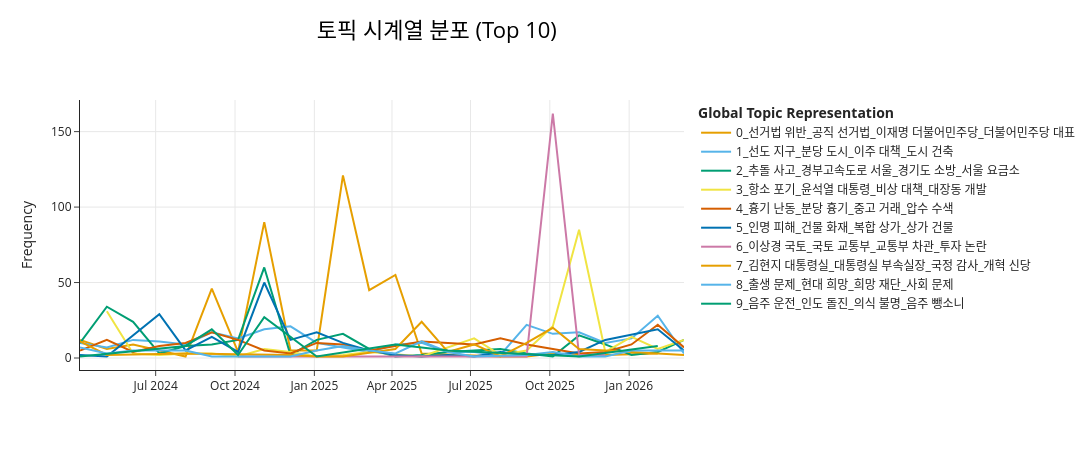

Notebook code for this chart:
### Code cell
# 시계열 토픽 분포 (topics_over_time)
timestamps = df_filtered["date"].dt.to_pydatetime().tolist()

topics_over_time = topic_model.topics_over_time(
    docs_tokenized,
    timestamps,
    nr_bins=24,   # 월별 수준 (2년 = 약 24개 구간)
    global_tuning=True,
)

# 상위 10개 토픽만 시각화
top10_ids = df_topics["토픽"].head(10).tolist()
fig = topic_model.visualize_topics_over_time(
    topics_over_time,
    topics=top10_ids,
    title="토픽 시계열 분포 (Top 10)",
)
fig.show()

### Figure 1 — Plotly figure (JSON) as saved in the notebook; plotly's stock layout.template omitted (floating-point values rounded to 4 significant figures)
{"data": [{"hoverinfo": "text", "hovertext": ["<b>Topic 0</b><br>Words: 알리바이 조작, 이재명 총선, 재판 출석, 자금 수수, 김용 간첩단", "<b>Topic 0</b><br>Words: 박정오 부시장, 허위 주장, 공문서 조작, 증언 거부, 교사 재판", "<b>Topic 0</b><br>Words: 선거법 재판, 1심 결론, 재판 마무리, 신문 선고, 증인 신문", "<b>Topic 0</b><br>Words: 김용 유동, 거짓말 유동, 원용 이재명, 검찰 충돌, 책임 주장", "<b>Topic 0</b><br>Words: 징역 구형, 이재명 징역, 발언 혐의, 국민 상대, 이재명 국토부", "<b>Topic 0</b><br>Words: 김은혜 기소, 재산 축소, 축소 신고, 기소 유예, 이상 더불어민주당", "<b>Topic 0</b><br>Words: 집행 유예, 징역 집행, 1심 선고, 유예 선고, 선거법 위반", "<b>Topic 0</b><br>Words: 항소심 재판, 2심 시작, 확정 차기, 차기 대선, 재판 시작", "<b>Topic 0</b><br>Words: 다음 결심, 장영하 변호사, 재판부 다음, 조폭 연루설, 제기 장영하", "<b>Topic 0</b><br>Words: 결심 공판, 사건 2심, 공판 출석, 공직 선거법, 선거법 위반", "<b>Topic 0</b><br>Words: 항소심 무죄, 이재명 무죄, 무죄 선고, 사건 항소심, 대표 공직", "<b>Topic 0</b><br>Words: 후보 공직, 대선 후보, 상고심 선고, 파기 환송, 이재명 선거법", "<b>Topic 0</b><br>Words: 회부 유죄, 조례안 김용, 역할 법원, 법원 자신감, 의미 정치", "<b>Topic 0</b><br>Words: 대통령 측근, 측근 김용, 사진 민주, 법관 정치, 석방 이재명", "<b>Topic 0</b><br>Words: 마약 투약, 투약 징역, 남경필 마약, 장남 출소, 이노마 캡쳐", "<b>Topic 0</b><br>Words: 유죄 근거, 김용 사건, 시세 조종, 공소 사실, 위반 특정", "<b>Topic 0</b><br>Words: 파악 단서, 제공 유동, 유동 범죄, 유동규 출석, 유동규 남욱", "<b>Topic 0</b><br>Words: 조작 번복, 내란 주장, 재판 대통령, 김한규 내란, 재판부 판결", "<b>Topic 0</b><br>Words: 검찰 김용, 김용 민주, 재판 위증, 연구원 부원장, 민주 연구원"], "marker": {"color": "#E69F00"}, "mode": "lines", "name": "0_선거법 위반_공직 선거법_이재명 더불어민주당_더불어민주당 대표", "type": "scatter", "x": ["2024-04-04T06:28:48.000000000", "2024-05-05T10:00:00.000000000", "2024-06-04T20:00:00.000000000", "2024-08-04T16:00:00.000000000", "2024-09-04T02:00:00.000000000", "2024-10-04T12:00:00.000000000", "2024-11-03T22:00:00.000000000", "2024-12-04T08:00:00.000000000", "2025-01-03T18:00:00.000000000", "2025-02-03T04:00:00.000000000", "2025-03-05T14:00:00.000000000", "2025-04-05T00:00:00.000000000", "2025-05-05T10:00:00.000000000", "2025-08-04T16:00:00.000000000", "2025-09-04T02:00:00.000000000", "2025-10-04T12:00:00.000000000", "2025-11-03T22:00:00.000000000", "2025-12-04T08:00:00.000000000", "2026-02-03T04:00:00.000000000"], "y": [12, 6, 9, 1, 46, 4, 90, 5, 5, 121, 45, 55, 3, 1, 1, 3, 2, 2, 3]}, {"hoverinfo": "text", "hovertext": ["<b>Topic 1</b><br>Words: 계약 해지, 은행 주공, 주공 아파트, 공사비 갈등, 임시 총회", "<b>Topic 1</b><br>Words: 이주 단지, 주민 동의, 정비 사업, 연습장 중단, 하반기 이주", "<b>Topic 1</b><br>Words: 주민 동의, 일반 분양, 분양 물량, 참여 세대, 분양 논란", "<b>Topic 1</b><br>Words: 공모 지침, 지구 공모, 선도 지구, 공공 임대, 임대 아파트", "<b>Topic 1</b><br>Words: 기본 계획, 정비 기본, 도시 정비, 분당 도시, 정책 소외", "<b>Topic 1</b><br>Words: 선도 지구, 공공 기여, 의장 협의회, 동부 의장, 분당 평가", "<b>Topic 1</b><br>Words: 용인 광주, 광주 고속, 실무 협의, 해결 실무, 정체 증가", "<b>Topic 1</b><br>Words: 남부 광역, 선도 지구, 광역 철도, 지구 발표, 국가 철도망", "<b>Topic 1</b><br>Words: 도시 이주, 주택 공급, 이주 주택, 이주 대책, 종교 시설", "<b>Topic 1</b><br>Words: 광역 철도, 남부 광역, 건축 이주, 청원 답변, 답변 이상일", "<b>Topic 1</b><br>Words: 경찰서 신설, 건축 통합, 제자리 건축, 경찰청 경찰서, 건의문 전달", "<b>Topic 1</b><br>Words: 통합 건축, 제각각 건축물, 뱅커 권유, 선정 양지마을, 생활 위례", "<b>Topic 1</b><br>Words: 위례 도시, 법조 단지, 도시 주민, 위례 과천선, 공공 기여금", "<b>Topic 1</b><br>Words: 중대형 아파트, 이주 대책, 시티오씨엘 단지, 희소가치 부각, 단지 결국", "<b>Topic 1</b><br>Words: 예비 사업, 시행자 지정, 사업 시행자, 공급 확대, 지정 신청서", "<b>Topic 1</b><br>Words: 유치원 부지, 부지 공공, 공공 요양원, 법원 집행관, 사실 방치", "<b>Topic 1</b><br>Words: 건축 초과, 초과 이익, 이익 환수, 필요 발제자, 집슐랭 시공사", "<b>Topic 1</b><br>Words: 물량 제한, 제한 반발, 분당 도시, 이주 여력, 이월 제한", "<b>Topic 1</b><br>Words: 아파트 경매, 경매 낙찰, 정부 부동산, 서울 아파트, 서울 전역", "<b>Topic 1</b><br>Words: 발전소 현대, 복합 발전소, 분양 전환, 임대 연장, 현대 사업", "<b>Topic 1</b><br>Words: 전액 삭감, 삼각 벨트, 강남 과천, 기본 소득, 물량 축소", "<b>Topic 1</b><br>Words: 상대원 구역, 하이 엔드, 과천 의왕, 긍정 평가, 재정 격차", "<b>Topic 1</b><br>Words: 건축 물량, 분당 건축, 형평 문제, 물량 제한, 경기도 아파트", "<b>Topic 1</b><br>Words: 아파트 대출, 회수 통보, 거부 회수, 부담 오피스텔, 부족 주택"], "marker": {"color": "#56B4E9"}, "mode": "lines", "name": "1_선도 지구_분당 도시_이주 대책_도시 건축", "type": "scatter", "x": ["2024-04-04T06:28:48.000000000", "2024-05-05T10:00:00.000000000", "2024-06-04T20:00:00.000000000", "2024-07-05T06:00:00.000000000", "2024-08-04T16:00:00.000000000", "2024-09-04T02:00:00.000000000", "2024-10-04T12:00:00.000000000", "2024-11-03T22:00:00.000000000", "2024-12-04T08:00:00.000000000", "2025-01-03T18:00:00.000000000", "2025-02-03T04:00:00.000000000", "2025-03-05T14:00:00.000000000", "2025-04-05T00:00:00.000000000", "2025-05-05T10:00:00.000000000", "2025-06-04T20:00:00.000000000", "2025-07-05T06:00:00.000000000", "2025-08-04T16:00:00.000000000", "2025-09-04T02:00:00.000000000", "2025-10-04T12:00:00.000000000", "2025-11-03T22:00:00.000000000", "2025-12-04T08:00:00.000000000", "2026-01-03T18:00:00.000000000", "2026-02-03T04:00:00.000000000", "2026-03-05T14:00:00.000000000"], "y": [10, 7, 12, 11, 9, 17, 13, 19, 21, 10, 7, 4, 9, 10, 4, 4, 2, 22, 16, 17, 10, 13, 28, 3]}, {"hoverinfo": "text", "hovertext": ["<b>Topic 2</b><br>Words: 고령 운전자, 운전자 교통사고, 운전자 차량, 면허 반납, 복지관 주차장", "<b>Topic 2</b><br>Words: 정차 택시, 가로수 택시, 택시 가로수, 가로수 정차, 강풍 피해", "<b>Topic 2</b><br>Words: 추돌 사고, 피해 속출, 화물 트럭, 트럭 승용차, 승용차 차량", "<b>Topic 2</b><br>Words: 우회전 차량, 부축 노인, 소나기 일쑤, 공개 논란, 부축 정상", "<b>Topic 2</b><br>Words: 태양 시간, 야경 투어, 계속 여름, 무더위 계속, 연일 무더위", "<b>Topic 2</b><br>Words: 추석 연휴, 이익선 최수영, 가을 단풍, 단풍 설악산, 연휴 마지막", "<b>Topic 2</b><br>Words: 판교 나들목, 나들목 인근, 경부고속도로 판교, 사고 차량, 차량 추돌", "<b>Topic 2</b><br>Words: 수인분당선 가천대역, 가천대역 출구, 입간판 버스, 수정구 태평동, 태평동 수인분당선", "<b>Topic 2</b><br>Words: 면허 반납, 고령 운전자, 반납 감소, 자진 면허, 추돌 졸음", "<b>Topic 2</b><br>Words: 시내버스 추돌, 제설 작업, 사고 승객, 정류장 정차, 방지 대책", "<b>Topic 2</b><br>Words: 서울 요금소, 요금소 부근, 경부고속도로 서울, 다중 추돌, 추돌 사고", "<b>Topic 2</b><br>Words: 택시 충돌, 경북 의성군, 주행 조작, 주불 진화, 발생 주불", "<b>Topic 2</b><br>Words: 영주 양계장, 경북 영주, 우려 헬기, 큰불 폐사, 출동 진화", "<b>Topic 2</b><br>Words: 인도 펜스, 의심 차량, 펜스 돌진, 입구 일부, 운전 의심", "<b>Topic 2</b><br>Words: 마을 버스, 버스 차량, 수내동 도로, 분당구 수내동, 부상 사고", "<b>Topic 2</b><br>Words: 경부고속도로 부산, 폭염 기세, 펌프 차량, 김밥 식사, 역학 조사", "<b>Topic 2</b><br>Words: 가드레일 사고, 중앙 분리대, 사고 충격, 충격 경부고속도로, 분리대 고속도로", "<b>Topic 2</b><br>Words: 호우 곳곳, 바닥 곳곳, 아수라장 사망, 아침 시간대, 침수 앵커", "<b>Topic 2</b><br>Words: 도로 분당, 탄천 부근, 분당수서간도 추돌, 중원구 분당, 화재 부상", "<b>Topic 2</b><br>Words: 경부고속도로 서울, 서울 방향, 서울 요금소, 요금소 부근, 추돌 경상", "<b>Topic 2</b><br>Words: 빙판 교통사고, 곳곳 사고, 제설 작업, 교통사고 신고, 빙판 사고", "<b>Topic 2</b><br>Words: 사고 광역, 코리아 경부, 출동 복구, 사고 지침, 사고 접수", "<b>Topic 2</b><br>Words: 한파 폭설, 중단 교통, 뉴시스 김선, 눈보라 전국, 노원구 이탈리아", "<b>Topic 2</b><br>Words: 광역 버스, 승용차 광역, 운전자 보행자, 보행자 부상, 버스 추돌"], "marker": {"color": "#009E73"}, "mode": "lines", "name": "2_추돌 사고_경부고속도로 서울_경기도 소방_서울 요금소", "type": "scatter", "x": ["2024-04-04T06:28:48.000000000", "2024-05-05T10:00:00.000000000", "2024-06-04T20:00:00.000000000", "2024-07-05T06:00:00.000000000", "2024-08-04T16:00:00.000000000", "2024-09-04T02:00:00.000000000", "2024-10-04T12:00:00.000000000", "2024-11-03T22:00:00.000000000", "2024-12-04T08:00:00.000000000", "2025-01-03T18:00:00.000000000", "2025-02-03T04:00:00.000000000", "2025-03-05T14:00:00.000000000", "2025-04-05T00:00:00.000000000", "2025-05-05T10:00:00.000000000", "2025-06-04T20:00:00.000000000", "2025-07-05T06:00:00.000000000", "2025-08-04T16:00:00.000000000", "2025-09-04T02:00:00.000000000", "2025-10-04T12:00:00.000000000", "2025-11-03T22:00:00.000000000", "2025-12-04T08:00:00.000000000", "2026-01-03T18:00:00.000000000", "2026-02-03T04:00:00.000000000", "2026-03-05T14:00:00.000000000"], "y": [10, 34, 24, 3, 8, 9, 12, 60, 2, 12, 16, 6, 1, 2, 4, 5, 6, 3, 1, 15, 9, 2, 4, 12]}, {"hoverinfo": "text", "hovertext": ["<b>Topic 3</b><br>Words: 위반 사항, 업무 추진비, 윤석열 대통령, 권익 위원회, 국민 권익", "<b>Topic 3</b><br>Words: 여사 명품, 종결 청탁, 배우자 제재, 제재 규정, 대통령 배우자", "<b>Topic 3</b><br>Words: 명품 가방, 가방 확보, 부인 김건희, 김건희 여사, 대통령 부인", "<b>Topic 3</b><br>Words: 금품 수수, 권순일 법관, 수사 무마, 군포 거액, 혐의 임정혁", "<b>Topic 3</b><br>Words: 대통령 체코, 체코 순방, 지원 뉴시스, 진행 문제, 착륙 공천", "<b>Topic 3</b><br>Words: 판사 탄핵, 청원 청문회, 청문회 망신, 재판 판사, 처음 입법", "<b>Topic 3</b><br>Words: 퇴정 명령, 대리 검사, 검사 퇴정, 직무 대리, 기피 신청", "<b>Topic 3</b><br>Words: 김용현 계엄, 지적 불만, 질서 퇴진, 지목 방정환, 집회 시민", "<b>Topic 3</b><br>Words: 정권 연장, 연장 정권, 정권 교체, 정부 복귀, 공평 불만", "<b>Topic 3</b><br>Words: 기일 오전, 변론 기일, 충돌 대비, 헌재 지지자, 심판 변론", "<b>Topic 3</b><br>Words: 백현 개발, 관세 전쟁, 인허가 민원, 대통령 파면, 횡령 배임", "<b>Topic 3</b><br>Words: 김건 집사, 게이트 김건, 부실 벤처, 수사 부인, 수사 필두", "<b>Topic 3</b><br>Words: 변호사법 위반, 압수 수색, 김건 특검, 주가 조작, 이종호 압수", "<b>Topic 3</b><br>Words: 윤미향 사면, 민심 기름, 공항 체포, 논란 김예성, 김예성 베트남", "<b>Topic 3</b><br>Words: 여사 오빠, 농지 휴경, 오빠 농지, 농지 투기, 오빠 김진우", "<b>Topic 3</b><br>Words: 재판 중지, 대통령 재판, 재판 재개, 국정 안정, 배임 폐지", "<b>Topic 3</b><br>Words: 항소 포기, 비상 대책, 대책 위원장, 개발 비리, 대장동 개발", "<b>Topic 3</b><br>Words: 김기현 부인, 동반 기소, 종료 부부, 부인 특검, 특검 출석", "<b>Topic 3</b><br>Words: 깡통 계좌, 계좌 논란, 계좌 부동산, 검찰 계좌, 화천대유자산관리 주주", "<b>Topic 3</b><br>Words: 검찰 위례, 위례 사건, 여사 모친, 모친 최은순, 항소 포기", "<b>Topic 3</b><br>Words: 재판 소원, 판결 헌법, 헌법 재판소, 법원 판결, 최종심 법원"], "marker": {"color": "#F0E442"}, "mode": "lines", "name": "3_항소 포기_윤석열 대통령_비상 대책_대장동 개발", "type": "scatter", "x": ["2024-05-05T10:00:00.000000000", "2024-06-04T20:00:00.000000000", "2024-07-05T06:00:00.000000000", "2024-08-04T16:00:00.000000000", "2024-09-04T02:00:00.000000000", "2024-10-04T12:00:00.000000000", "2024-11-03T22:00:00.000000000", "2024-12-04T08:00:00.000000000", "2025-01-03T18:00:00.000000000", "2025-02-03T04:00:00.000000000", "2025-03-05T14:00:00.000000000", "2025-05-05T10:00:00.000000000", "2025-07-05T06:00:00.000000000", "2025-08-04T16:00:00.000000000", "2025-09-04T02:00:00.000000000", "2025-10-04T12:00:00.000000000", "2025-11-03T22:00:00.000000000", "2025-12-04T08:00:00.000000000", "2026-01-03T18:00:00.000000000", "2026-02-03T04:00:00.000000000", "2026-03-05T14:00:00.000000000"], "y": [31, 3, 2, 3, 3, 1, 6, 4, 1, 2, 4, 1, 13, 2, 5, 21, 85, 4, 14, 6, 12]}, {"hoverinfo": "text", "hovertext": ["<b>Topic 4</b><br>Words: 정족수 부족, 엔케이맥스 정족수, 시큐레터 매출, 중처법 논란, 교섭 노조", "<b>Topic 4</b><br>Words: 일본인 여성, 알선 업주, 업주 구속, 성매매 처벌법, 원정 성매매", "<b>Topic 4</b><br>Words: 충격 흡수, 흡수 미흡, 퍼스트 디센던, 미흡 안전모, 마찬가지 충격", "<b>Topic 4</b><br>Words: 분당 흉기, 흉기 난동, 티몬 위메프, 티메프 피해자들, 피해자들 카카오페이", "<b>Topic 4</b><br>Words: 무기 징역, 흉기 난동, 난동 최원종, 서현역 흉기, 분당 흉기", "<b>Topic 4</b><br>Words: 연인 행패, 조작 피해, 확률 조작, 스토킹 범죄, 범죄 처벌", "<b>Topic 4</b><br>Words: 압수 수색, 방송 통신, 통신 심의, 정보 유출, 개인 정보", "<b>Topic 4</b><br>Words: 금전 문제, 길거리 금전, 위메프 티메프, 친구 폭행, 대낮 길거리", "<b>Topic 4</b><br>Words: 포항 공장, 현대제철 포항, 반발 고용, 현대제철 경북, 논란 수용", "<b>Topic 4</b><br>Words: 피해자 착취, 조직 텔레그램, 지지 단체, 정보 제공, 협조 경찰", "<b>Topic 4</b><br>Words: 신상 공개, 총책 신상, 서울 경찰청, 앵커 텔레그램, 혐의 안테나", "<b>Topic 4</b><br>Words: 다음 분사, 최선 선택, 노조 다음, 노동조합 카카오, 가상 화폐", "<b>Topic 4</b><br>Words: 병원 둔기, 사기 전국, 임플란트 시술, 사칭 사기, 불만 치과", "<b>Topic 4</b><br>Words: 선거 운동원, 운동원 폭행, 후보 선거, 운동 방해, 선거 운동", "<b>Topic 4</b><br>Words: 게임 중독, 인터넷 게임, 중독 예방, 예방 콘텐츠, 콘텐츠 제작", "<b>Topic 4</b><br>Words: 제빵 공장, 샤니 제빵, 노사 갈등, 편법 증여, 네오플 노사", "<b>Topic 4</b><br>Words: 폭발물 설치, 조건 만남, 만남 남성, 여학생 조건, 울산 편의점", "<b>Topic 4</b><br>Words: 필로폰 투약, 관리 법률, 마약 관리, 투약 혐의, 경찰서 마약", "<b>Topic 4</b><br>Words: 공용 주방, 소송 카페, 쿠팡 집단, 이웃 흉기, 집단 소송", "<b>Topic 4</b><br>Words: 전세 사기, 협박 신고, 고통 공간, 사태 쿠팡, 성탄 성탄절", "<b>Topic 4</b><br>Words: 유족 배상, 최원종 피해자, 난동 최원종, 피해자 유족, 성낙호 네이버", "<b>Topic 4</b><br>Words: 중고 거래, 가방 날치기, 거래 사이트, 홍보 자작극, 거래 과정", "<b>Topic 4</b><br>Words: 잠정 조치, 입점 업체, 임의 소멸, 사외 이사, 야놀자 여기어때"], "marker": {"color": "#D55E00"}, "mode": "lines", "name": "4_흉기 난동_분당 흉기_중고 거래_압수 수색", "type": "scatter", "x": ["2024-04-04T06:28:48.000000000", "2024-05-05T10:00:00.000000000", "2024-06-04T20:00:00.000000000", "2024-07-05T06:00:00.000000000", "2024-08-04T16:00:00.000000000", "2024-09-04T02:00:00.000000000", "2024-10-04T12:00:00.000000000", "2024-11-03T22:00:00.000000000", "2024-12-04T08:00:00.000000000", "2025-01-03T18:00:00.000000000", "2025-02-03T04:00:00.000000000", "2025-03-05T14:00:00.000000000", "2025-04-05T00:00:00.000000000", "2025-05-05T10:00:00.000000000", "2025-06-04T20:00:00.000000000", "2025-07-05T06:00:00.000000000", "2025-08-04T16:00:00.000000000", "2025-09-04T02:00:00.000000000", "2025-11-03T22:00:00.000000000", "2025-12-04T08:00:00.000000000", "2026-01-03T18:00:00.000000000", "2026-02-03T04:00:00.000000000", "2026-03-05T14:00:00.000000000"], "y": [5, 12, 4, 8, 10, 17, 12, 5, 3, 10, 9, 5, 8, 11, 10, 9, 13, 9, 3, 4, 9, 22, 7]}, {"hoverinfo": "text", "hovertext": ["<b>Topic 5</b><br>Words: 전담 편성, 수사 전담, 시흥 교량, 경찰 시흥, 교량 붕괴", "<b>Topic 5</b><br>Words: 안전 체험, 체험 캠프, 어린이 대응, 어린이 안전, 운영 어린이", "<b>Topic 5</b><br>Words: 성호 건축, 철거 현장, 건물 붕괴, 현장 건물, 건축 철거", "<b>Topic 5</b><br>Words: 아파트 리모델링, 인근 상가, 야탑역 인근, 금곡동 상가, 부실 오전", "<b>Topic 5</b><br>Words: 감전 사고, 공사장 감전, 연구소 신축, 제약 업체, 전신 화상", "<b>Topic 5</b><br>Words: 치매 노인, 추락 사망, 노인 아파트, 아파트 추락, 추모 공간", "<b>Topic 5</b><br>Words: 주택 사고, 주택 붕괴, 인명 피해, 신흥동 주택, 수정구 신흥동", "<b>Topic 5</b><br>Words: 복합 상가, 분당구 야탑동, 야탑동 복합, 상가 건물, 구조 대피", "<b>Topic 5</b><br>Words: 야탑동 복합, 건물 화재, 복합 상가, 상가 건물, 분당구 야탑동", "<b>Topic 5</b><br>Words: 피해 시민, 상가 화재, 빌딩 화재, 화재 당시, 화재 진압", "<b>Topic 5</b><br>Words: 오물 풍선, 이날 분당구, 기폭 장치, 야산 기폭, 벌목 작업", "<b>Topic 5</b><br>Words: 컴퓨터 수리점, 진화 중원구, 발생 안전지대, 곳곳 대형, 최근 곳곳", "<b>Topic 5</b><br>Words: 전화 노쇼, 주문 오전, 일식집 예약, 예약 전화, 노쇼 피해", "<b>Topic 5</b><br>Words: 가축 분뇨, 중독 추정, 시설 가스, 가스 중독, 추정 사고", "<b>Topic 5</b><br>Words: 전날 투신, 장치 확대, 우려 자동, 옥상 개방, 개방 전날", "<b>Topic 5</b><br>Words: 놀이터 이서영, 높이 사다리차, 놀이터 사다리차, 구조 오후, 단지 놀이터", "<b>Topic 5</b><br>Words: 오피스텔 인명, 확인 건물, 금곡동 규모, 규모 오피스텔, 분당 오피스텔", "<b>Topic 5</b><br>Words: 건설 현장, 작업 중지, 현장 작업, 전국 현장, 판교 건설", "<b>Topic 5</b><br>Words: 감전 중상, 기업 사옥, 작업자 감전, 관리소장 입건, 변전 전선", "<b>Topic 5</b><br>Words: 건축물 화장실, 복합 건축물, 판교 타워, 하청 업체, 사고 하청", "<b>Topic 5</b><br>Words: 건물 화재, 상가 건물, 대응 단계, 인명 피해, 단계 발령", "<b>Topic 5</b><br>Words: 연습장 주차장, 골프 연습장, 앵커 서울, 조사 소방, 제보 사건반장"], "marker": {"color": "#0072B2"}, "mode": "lines", "name": "5_인명 피해_건물 화재_복합 상가_상가 건물", "type": "scatter", "x": ["2024-04-04T06:28:48.000000000", "2024-05-05T10:00:00.000000000", "2024-07-05T06:00:00.000000000", "2024-08-04T16:00:00.000000000", "2024-09-04T02:00:00.000000000", "2024-10-04T12:00:00.000000000", "2024-11-03T22:00:00.000000000", "2024-12-04T08:00:00.000000000", "2025-01-03T18:00:00.000000000", "2025-02-03T04:00:00.000000000", "2025-03-05T14:00:00.000000000", "2025-04-05T00:00:00.000000000", "2025-05-05T10:00:00.000000000", "2025-06-04T20:00:00.000000000", "2025-07-05T06:00:00.000000000", "2025-08-04T16:00:00.000000000", "2025-09-04T02:00:00.000000000", "2025-10-04T12:00:00.000000000", "2025-11-03T22:00:00.000000000", "2025-12-04T08:00:00.000000000", "2026-02-03T04:00:00.000000000", "2026-03-05T14:00:00.000000000"], "y": [2, 1, 29, 5, 14, 4, 50, 12, 17, 10, 5, 2, 1, 2, 1, 4, 2, 2, 4, 12, 19, 5]}, {"hoverinfo": "text", "hovertext": ["<b>Topic 6</b><br>Words: 부동산 보유, 논란 당사자, 김혜경 개인, 의전 논란, 황제 의전", "<b>Topic 6</b><br>Words: 사고 조사, 중앙 사고, 교통부 시설물, 교각 붕괴, 국토부 중앙", "<b>Topic 6</b><br>Words: 주택 도시, 이헌욱 변호사, 이정 방송, 요약 오후, 질문 오후", "<b>Topic 6</b><br>Words: 원내 정책, 국민의힘 원내, 김은혜 국민의힘, 신속 건축, 오른쪽 연합", "<b>Topic 6</b><br>Words: 이상경 국토, 국토 교통부, 교통부 차관, 투자 논란, 논란 이상경", "<b>Topic 6</b><br>Words: 제외 대책, 일부 제외, 장관 사퇴, 일각 실수요자, 한숨 지난달", "<b>Topic 6</b><br>Words: 이상 거래, 각인 기강, 국제회의장 부처, 공정 입찰, 발표 아파트"], "marker": {"color": "#CC79A7"}, "mode": "lines", "name": "6_이상경 국토_국토 교통부_교통부 차관_투자 논란", "type": "scatter", "x": ["2024-10-04T12:00:00.000000000", "2025-02-03T04:00:00.000000000", "2025-08-04T16:00:00.000000000", "2025-09-04T02:00:00.000000000", "2025-10-04T12:00:00.000000000", "2025-11-03T22:00:00.000000000", "2025-12-04T08:00:00.000000000"], "y": [1, 1, 1, 1, 162, 2, 2]}, {"hoverinfo": "text", "hovertext": ["<b>Topic 7</b><br>Words: 성희롱 논란, 논란 총선, 부원장 검찰, 총선 출마, 성희롱 발언", "<b>Topic 7</b><br>Words: 기업 해결, 회의 국제, 구도 중대, 노력 서울, 논란 매국", "<b>Topic 7</b><br>Words: 학벌 과시, 조율 국민의힘, 소속감 고취, 한동훈 의료, 온라인 공간", "<b>Topic 7</b><br>Words: 당원 게시판, 부부 비방, 대통령 부부, 논란 포항, 대표 가족", "<b>Topic 7</b><br>Words: 계엄 사태, 비밀 조직, 요원 활동, 대기 논란, 사회 초석", "<b>Topic 7</b><br>Words: 탈당 권유, 김상욱 탈당, 중심 청년, 특위 출범, 주선 백골단", "<b>Topic 7</b><br>Words: 여야 잠룡, 호시탐탐 이낙연, 잠룡 국회, 반대 김문수, 국회 윤석열", "<b>Topic 7</b><br>Words: 김문수 한동훈, 합동 연설회, 후보 선출, 국민 경선, 경선 후보", "<b>Topic 7</b><br>Words: 개혁 신당, 대선 후보, 이준석 개혁, 신당 대선, 공식 선거", "<b>Topic 7</b><br>Words: 정부 출범, 이재명 정부, 일러스트 박상훈, 출범 보름, 국정 기획위", "<b>Topic 7</b><br>Words: 민주당 논란, 논란 현역, 강요 대화방, 국회의원 폭로, 활동 보고서", "<b>Topic 7</b><br>Words: 외교부 장관, 조현 외교부, 조현 편파, 실시 조현, 문제 감사", "<b>Topic 7</b><br>Words: 총무 비서관, 논란 김현지, 국감 출석, 비선 실세, 문고리 권력", "<b>Topic 7</b><br>Words: 영상 공개, 대통령 김현지, 대통령실 부속실장, 김현지 대통령실, 결합 위험", "<b>Topic 7</b><br>Words: 대통령실 국감, 에어쇼 참석, 두바이 에어쇼, 국감 김현지, 운영 위원회", "<b>Topic 7</b><br>Words: 공천 관리, 이재명 지사, 논란 실체, 지방 선거, 여의도 국민의힘", "<b>Topic 7</b><br>Words: 흰색 점퍼, 주호영 여진, 해결사 동훈, 여진 증폭, 재임 파열음"], "marker": {"color": "#E69F00"}, "mode": "lines", "name": "7_김현지 대통령실_대통령실 부속실장_국정 감사_개혁 신당", "type": "scatter", "x": ["2024-04-04T06:28:48.000000000", "2024-05-05T10:00:00.000000000", "2024-08-04T16:00:00.000000000", "2024-11-03T22:00:00.000000000", "2024-12-04T08:00:00.000000000", "2025-01-03T18:00:00.000000000", "2025-02-03T04:00:00.000000000", "2025-04-05T00:00:00.000000000", "2025-05-05T10:00:00.000000000", "2025-06-04T20:00:00.000000000", "2025-07-05T06:00:00.000000000", "2025-08-04T16:00:00.000000000", "2025-09-04T02:00:00.000000000", "2025-10-04T12:00:00.000000000", "2025-11-03T22:00:00.000000000", "2026-02-03T04:00:00.000000000", "2026-03-05T14:00:00.000000000"], "y": [11, 2, 3, 2, 2, 1, 1, 6, 24, 4, 9, 1, 10, 20, 6, 3, 2]}, {"hoverinfo": "text", "hovertext": ["<b>Topic 8</b><br>Words: 문제 해소, 체감도 실효, 점검 순서, 실효 제주, 순서 제주", "<b>Topic 8</b><br>Words: 경기도 육아, 근로 도입, 의대 교수, 휴진 참여, 갈등 의대", "<b>Topic 8</b><br>Words: 미혼 남녀, 다음 부부, 출산 사회, 대두 가운데, 부산 사하구", "<b>Topic 8</b><br>Words: 아동 의료비, 대구 달서구, 만남 주선, 미팅 솔로몬, 의료비 본인", "<b>Topic 8</b><br>Words: 서포터스 위코, 글로벌 서포터스, 질환 아동, 폭풍 전야, 희귀 질환", "<b>Topic 8</b><br>Words: 문제 전문, 단독 연세대, 대학 포함, 대학 상경, 상경 대학", "<b>Topic 8</b><br>Words: 지방 의료원, 확대 주장, 전국 지방, 박희승 국가, 병상 이용", "<b>Topic 8</b><br>Words: 세계 사회, 농업 기반, 개인 고유, 한국 현재, 분열 세월", "<b>Topic 8</b><br>Words: 창업 캠프, 기후 문제, 해결 창업, 가천대 한일, 공수 의사", "<b>Topic 8</b><br>Words: 희망 재단, 현대 희망, 재해 피해, 피해 유가족, 중대 재해", "<b>Topic 8</b><br>Words: 가족 백일장, 보호 전문, 아동 보호, 전문 기관, 심리 센터", "<b>Topic 8</b><br>Words: 육아 업무, 실업 기후, 분담 동료, 의료 위기, 업무 분담", "<b>Topic 8</b><br>Words: 이준석 이재명, 공공 의료, 공공 의료원, 이준석 대선, 확대 위험", "<b>Topic 8</b><br>Words: 주간 이용, 임상 상담, 장애인 주간, 상담 심리, 이용 시설", "<b>Topic 8</b><br>Words: 소득 청소년, 청소년 청년, 사업 한시, 하반기 지원, 제안 사업", "<b>Topic 8</b><br>Words: 구급차 구난차, 구난차 구조, 정원 확대, 다양 부응, 지원 장병", "<b>Topic 8</b><br>Words: 경기도 취업, 자격시험 응시, 청년 역량, 어학 자격시험, 역량 강화", "<b>Topic 8</b><br>Words: 카드 가계부, 조기 사망, 적자 고민, 신용 카드, 빈곤 부채", "<b>Topic 8</b><br>Words: 절주 실천, 비교 최다, 술독 연말, 월간 음주, 수준 연령", "<b>Topic 8</b><br>Words: 중증 질환자, 소득 중증, 질환자 간병, 간병 부담, 간병 지원", "<b>Topic 8</b><br>Words: 정부 비상, 전체 인구, 앵커 반려견, 할인 보험, 보험 문턱", "<b>Topic 8</b><br>Words: 학기 최대, 이상 대학, 대학 학기, 흡연 위험, 부담 이상"], "marker": {"color": "#56B4E9"}, "mode": "lines", "name": "8_출생 문제_현대 희망_희망 재단_사회 문제", "type": "scatter", "x": ["2024-04-04T06:28:48.000000000", "2024-05-05T10:00:00.000000000", "2024-06-04T20:00:00.000000000", "2024-07-05T06:00:00.000000000", "2024-08-04T16:00:00.000000000", "2024-09-04T02:00:00.000000000", "2024-10-04T12:00:00.000000000", "2024-12-04T08:00:00.000000000", "2025-01-03T18:00:00.000000000", "2025-02-03T04:00:00.000000000", "2025-03-05T14:00:00.000000000", "2025-04-05T00:00:00.000000000", "2025-05-05T10:00:00.000000000", "2025-06-04T20:00:00.000000000", "2025-07-05T06:00:00.000000000", "2025-09-04T02:00:00.000000000", "2025-10-04T12:00:00.000000000", "2025-11-03T22:00:00.000000000", "2025-12-04T08:00:00.000000000", "2026-01-03T18:00:00.000000000", "2026-02-03T04:00:00.000000000", "2026-03-05T14:00:00.000000000"], "y": [7, 3, 5, 5, 5, 1, 1, 1, 5, 8, 5, 3, 11, 4, 1, 2, 4, 1, 1, 5, 5, 5]}, {"hoverinfo": "text", "hovertext": ["<b>Topic 9</b><br>Words: 강원 경찰청, 경기도 도로, 구속 입건, 질주 성능, 춘천 강원", "<b>Topic 9</b><br>Words: 인도 돌진, 의식 불명, 돌진 의식, 처벌법 위험, 돌진 남성", "<b>Topic 9</b><br>Words: 의식 불명, 인도 돌진, 운전 인도, 음주 운전, 테이블 남성", "<b>Topic 9</b><br>Words: 배달 오토바이, 이데일리 박지혜, 교수 공판, 김기현 중앙선, 의사 의식", "<b>Topic 9</b><br>Words: 음주 뺑소니, 뺑소니 사망, 운전 뺑소니, 사망 사고, 증거 인멸", "<b>Topic 9</b><br>Words: 추돌 운전자, 면허 역주행, 심신 주장, 역주행 추돌, 운전자 심신", "<b>Topic 9</b><br>Words: 난폭 운전, 오토바이 운전자, 오토바이 난폭, 신호 위반, 면허 상태", "<b>Topic 9</b><br>Words: 수면 마취, 마취 상태, 상태 운전, 정자동 도로, 수면 내시경", "<b>Topic 9</b><br>Words: 속도 제한, 개조 앵커, 보드 개조, 보드 시속, 전동 보드", "<b>Topic 9</b><br>Words: 접촉 사고, 사고 도주, 운전 접촉, 도주 남성, 경찰 분당", "<b>Topic 9</b><br>Words: 운전 순찰차, 순찰차 경찰, 순찰차 도주, 특수 공무, 중원 경찰서"], "marker": {"color": "#009E73"}, "mode": "lines", "name": "9_음주 운전_인도 돌진_의식 불명_음주 뺑소니", "type": "scatter", "x": ["2024-04-04T06:28:48.000000000", "2024-08-04T16:00:00.000000000", "2024-09-04T02:00:00.000000000", "2024-10-04T12:00:00.000000000", "2024-11-03T22:00:00.000000000", "2025-01-03T18:00:00.000000000", "2025-04-05T00:00:00.000000000", "2025-06-04T20:00:00.000000000", "2025-11-03T22:00:00.000000000", "2026-01-03T18:00:00.000000000", "2026-02-03T04:00:00.000000000"], "y": [1, 8, 19, 2, 27, 1, 9, 5, 1, 6, 8]}], "layout": {"height": 450, "hoverlabel": {"bgcolor": "white", "font": {"family": "Rockwell", "size": 16}}, "legend": {"title": {"text": "<b>Global Topic Representation"}}, "title": {"font": {"color": "Black", "size": 22}, "text": "토픽 시계열 분포 (Top 10)", "x": 0.4, "xanchor": "center", "y": 0.95, "yanchor": "top"}, "width": 1250, "xaxis": {"showgrid": true}, "yaxis": {"showgrid": true, "title": {"text": "Frequency"}}}}
